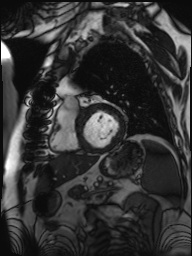
#> input picture src/interface/images/cardiac.jpg, 192 x 256 px
$ python ImageAcquisitionDriver.py -i images/cardiac.jpg -m cartesianPattern -p .5
#> lines starting #> are read from the running program, lines starting #| are printed output that depends on the picture; after the words box and inside, x2 and y2 are one past the last pixel; in counts of white or black regions, pixels touching at a corner belong together
### src/project/Utilities.py
import cv2
import numpy as np


def loadImage(image_path):
#> called with image_path = 'images/cardiac.jpg'
    image = cv2.imread(image_path, 0)
#> image is the input picture: shape (256, 192); min 5, max 255, mean 52.9
    return image


def loadMatrix(filename):
    matrix = np.load(filename)
    return matrix


def saveImage(filename, image):
    return cv2.imwrite(filename, image)


def saveMatrix(filename, matrix):
    # return np.save(f)
    return cv2.imwrite(filename, matrix)


# map input image to values from 0 to 255"
def normalizeImage(image):
    normalized = cv2.normalize(image, image, 0, 255, cv2.NORM_MINMAX)
    return normalized


# Remember: the DFT its a decomposition of signals
#  To be able to save it as an image you must convert it.
# [13 lines left out: functions writableDFT, displayImage, not called in this run]


def getDFT(image):
    image = np.fft.fft2(image)
    image = np.fft.fftshift(image)
    return image


# Confert from fft matrix to an image"
def getImage(dft_img):
    dft_img = np.fft.ifftshift(dft_img)
    dft_img = np.fft.ifft2(dft_img)
    image = post_process_image(dft_img)

    return image

# Both input values must be raw values"
def applyMask(image_dft, mask):
    return image_dft * mask


def signalToNoise():
    return False


#[Provide] Use this function to acomplish a good final image
def post_process_image(image):
    a = np.min(image)
    b = np.max(image)
    k = 255
    image = (image - a) * (k / (b - a))
    return image.astype('uint8')

### src/project/SelectiveImageAcquisition.py
import numpy as np
import cv2

##
# Objective: Simulate different types of acquisition patterns by implementing the
# following functions.
##

def cartesianPattern(mask_size, percent):
    mask = np.zeros(mask_size)
    height = mask_size[0]
    number_of_lines = height * percent

    if percent > 50:
        mask = np.ones(mask_size)
        return mask
    # initial scan line
    for v in range(mask_size[1]):
        mask[0, v] = 1

    lines_remaining = number_of_lines - 1
    step = int(height / number_of_lines)
    line_index = step
    while lines_remaining > 0:
        for v in range(mask_size[1]):
            mask[line_index, v] = 1

        line_index += step
        lines_remaining -= 1
    return mask


# [143 lines left out: functions circlePattern, ellipsePattern, bandPattern, radialPattern, spiralPattern, not called in this run]

### src/interface/ImageAcquisitionDriver.py
# Use this file as you wish to generate the images needed to answer the report
import cv2
import numpy as np
import sys

sys.path.append("..")
import project.Utilities as util
import project.SelectiveImageAcquisition as acq
from argparse import ArgumentParser

if __name__ == '__main__':


    parser = ArgumentParser()
    parser.add_argument("-i", "--image", dest="image", help="Specify the image to filter")
    parser.add_argument("-m", "--mask_type", dest="mask_type", help="Specify the name of the mask to use")
    parser.add_argument("-p", "--percentage", dest="percent", help="Specify the percentage of trajectory")
    parser.add_argument("-r", "--radius", dest="radius", help="Specify the radius")
    parser.add_argument("-maj", "--maj_axis", dest="maj_axis", help="Specify the major axis")
    parser.add_argument("-min", "--min_axis", dest="min_axis", help="Specify the minor axis")
    parser.add_argument("-a", "--angle", dest="angle", help="Specify the angle")
    parser.add_argument("-w", "--width", dest="width", help="Specify the width")
    parser.add_argument("-l", "--length", dest="length", help="Specify the length")
    parser.add_argument("-rc", "--raycount", dest="ray_count", help="Specify the ray count")
    parser.add_argument("-s", "--sparsity", dest="sparsity", help="Specify the sparsity")
    args = parser.parse_args()

    img = util.loadImage(args.image)
    mask_shape = [len(img), len(img[0])]
#> mask_shape = [256, 192]

    if args.mask_type == "cartesianPattern":
        mask = acq.cartesianPattern(mask_shape, float(args.percent))
#> in cartesianPattern, `height = mask_size[0]`: height = 256
#> in cartesianPattern, `number_of_lines = height * percent`: number_of_lines = 128
#> after the loop in cartesianPattern, `for v in range(mask_size[1]):`:
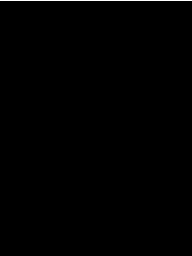
#> mask: shape (256, 192) float64; values 0 (black) and 1 (white), 0.39% white in thin lines or dots, all inside (x1, y1, x2, y2) = (0, 0, 192, 1)
#> in cartesianPattern, `lines_remaining = number_of_lines - 1`: lines_remaining = 127
#> in cartesianPattern, `step = int(height / number_of_lines)`: step = 2
#> the loop in cartesianPattern, `while lines_remaining > 0:` made 127 passes
#> (line_index, lines_remaining) on passes 1 to 12: (4, 126), (6, 125), (8, 124), (10, 123), (12, 122), (14, 121), (16, 120), (18, 119), (20, 118), (22, 117), (24, 116), (26, 115)
#> after the loop in cartesianPattern, `while lines_remaining > 0:`:
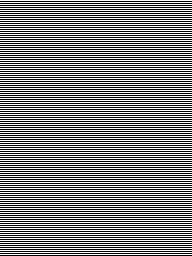
#> mask: shape (256, 192) float64; values 0 (black) and 1 (white), 50% white in thin lines or dots
#> after the loop in cartesianPattern, `while lines_remaining > 0:`: line_index = 256; lines_remaining = 0
        norm_mask = util.normalizeImage(mask)
#> in normalizeImage, `normalized = cv2.normalize(image, image, 0, 255, cv2.NORM_MINMAX)`: normalized: shape (256, 192) float64; 50% white in thin lines or dots
        fft_image = util.getDFT(img)
        convolution = util.applyMask(fft_image, norm_mask)
        filtered = util.getImage(convolution)
#> in post_process_image, `return image.astype('uint8')`:
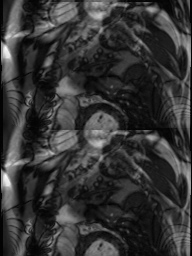
#> returned value: shape (256, 192); min 0, max 255, mean 53.1
        saved_image_name = "Cartesian_" + args.percent + "_percent.png"
        save_mask_name = "Cartesian_Mask_" + args.percent + "_percent.png"
        util.saveImage(save_mask_name, norm_mask)
        util.saveImage(saved_image_name, filtered)
        # python3 ImageAcquisitionDriver.py -i images/cardiac.jpg -m cartesianPattern -p .5

    if args.mask_type == "circlePattern":
        mask = acq.circlePattern(mask_shape, int(args.radius))
        norm_mask = util.normalizeImage(mask)
        fft_image = util.getDFT(img)
        convolution = util.applyMask(fft_image, norm_mask)
        filtered = util.getImage(convolution)
        saved_image_name = "Circle" + args.radius + "_radius.png"
        save_mask_name = "Circle_Mask_" + args.radius + "_radius.png"
        util.saveImage(save_mask_name, norm_mask)
        util.saveImage(saved_image_name, filtered)
        # python3 ImageAcquisitionDriver.py -i images/cardiac.jpg -m circlePattern -r 100

    if args.mask_type == "ellipsePattern":
        mask = acq.ellipsePattern(mask_shape, int(args.maj_axis), int(args.min_axis), int(args.angle))
        norm_mask = util.normalizeImage(mask)
        fft_image = util.getDFT(img)
        convolution = util.applyMask(fft_image, norm_mask)
        filtered = util.getImage(convolution)
        saved_image_name = "Ellipse" + args.angle + "_angle.png"
        save_mask_name = "Ellipse_Mask_" + args.angle + "_angle.png"
        util.saveImage(save_mask_name, norm_mask)
        util.saveImage(saved_image_name, filtered)
        # python3 ImageAcquisitionDriver.py -i images/cardiac.jpg -m ellipsePattern -maj 200 -min 100 -a 45

    if args.mask_type == "bandPattern":
        mask = acq.bandPattern(mask_shape, int(args.width), int(args.length), int(args.angle))
        norm_mask = util.normalizeImage(mask)
        fft_image = util.getDFT(img)
        convolution = util.applyMask(fft_image, norm_mask)
        filtered = util.getImage(convolution)
        saved_image_name = "Band" + args.angle + "_angle_" + "_width_" + args.width +".png"
        save_mask_name = "Band_Mask_" + args.angle + "_angle.png"
        save_fft_name = "Band_FFT_" + args.angle + "_angle.png"
        magnitude_spectrum = 20 * np.log(np.abs(fft_image))

        util.saveImage(save_mask_name, norm_mask)
        util.saveImage(saved_image_name, filtered)
        util.saveImage(save_fft_name, magnitude_spectrum)

        # python3 ImageAcquisitionDriver.py -i images/brain.png -m bandPattern -w 10 -l 100 -a 90
        # python3 ImageAcquisitionDriver.py -i images/cardiac.jpg -m bandPattern -w 100 -l 100 -a 35


    if args.mask_type == "radialPattern":
        mask = acq.radialPattern(mask_shape, int(args.ray_count))
        norm_mask = util.normalizeImage(mask)
        fft_image = util.getDFT(img)
        convolution = util.applyMask(fft_image, norm_mask)
        filtered = util.getImage(convolution)
        saved_image_name = "Radial" + args.ray_count + "_count.png"
        save_mask_name = "Radial_Mask_" + args.ray_count + "_count.png"
        util.saveImage(save_mask_name, norm_mask)
        util.saveImage(saved_image_name, filtered)
        # python3 ImageAcquisitionDriver.py -i images/brain.png -m radialPattern -rc 360

    if args.mask_type == "spiralPattern":
        mask = acq.spiralPattern(mask_shape, int(args.sparsity))
        norm_mask = util.normalizeImage(mask)
        fft_image = util.getDFT(img)
        convolution = util.applyMask(fft_image, norm_mask)
        filtered = util.getImage(convolution)
        saved_image_name = "Spiral" + args.sparsity + "_sparsity.png"
        save_mask_name = "Spiral_Mask_" + args.sparsity + "_sparsity.png"
        util.saveImage(save_mask_name, norm_mask)
        util.saveImage(saved_image_name, filtered)
        # python3 ImageAcquisitionDriver.py -i images/brain.png -m spiralPattern -s 10

$ run again, with src/interface/Butterworth_Lowpass_100_cutoff_50_order.png saved as src/interface/images/cardiac.jpg
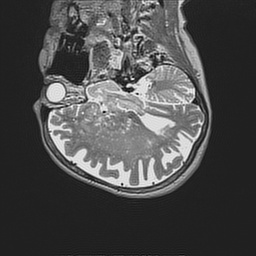
#> input picture src/interface/Butterworth_Lowpass_100_cutoff_50_order.png, 256 x 256 px
#> in loadImage, image is the input picture: shape (256, 256); min 0, max 255, mean 74.7
#> mask_shape = [256, 256]
#> height = 256
#> number_of_lines = 128
#> in cartesianPattern, `lines_remaining = number_of_lines - 1`: lines_remaining = 127
#> step = 2
#> the loop in cartesianPattern, `while lines_remaining > 0:` made 127 passes
#> (line_index, lines_remaining) on passes 1 to 8: (4, 126), (6, 125), (8, 124), (10, 123), (12, 122), (14, 121), (16, 120), (18, 119)
#> after the loop in cartesianPattern, `while lines_remaining > 0:`: line_index = 256; lines_remaining = 0
#> normalized: shape (256, 256) float64; 50% white in thin lines or dots
#> in post_process_image, `return image.astype('uint8')`:
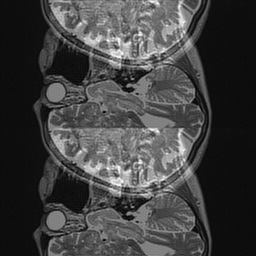
#> returned value: shape (256, 256); min 0, max 255, mean 65.1

$ run again, with src/interface/originalNoisyImage.png saved as src/interface/images/cardiac.jpg
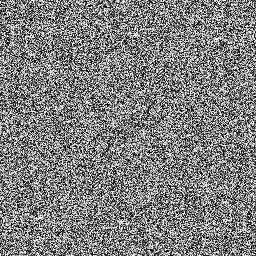
#> input picture src/interface/originalNoisyImage.png, 256 x 256 px
#> in loadImage, image is the input picture: shape (256, 256); min 0, max 255, mean 127.3
#> mask_shape = [256, 256]
#> height = 256
#> number_of_lines = 128
#> in cartesianPattern, `lines_remaining = number_of_lines - 1`: lines_remaining = 127
#> step = 2
#> the loop in cartesianPattern, `while lines_remaining > 0:` made 127 passes
#> (line_index, lines_remaining) on passes 1 to 8: (4, 126), (6, 125), (8, 124), (10, 123), (12, 122), (14, 121), (16, 120), (18, 119)
#> after the loop in cartesianPattern, `while lines_remaining > 0:`: line_index = 256; lines_remaining = 0
#> normalized: shape (256, 256) float64; 50% white in thin lines or dots
#> in post_process_image, `return image.astype('uint8')`:
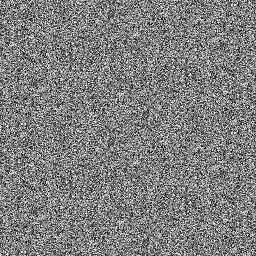
#> returned value: shape (256, 256); min 0, max 255, mean 126.8
